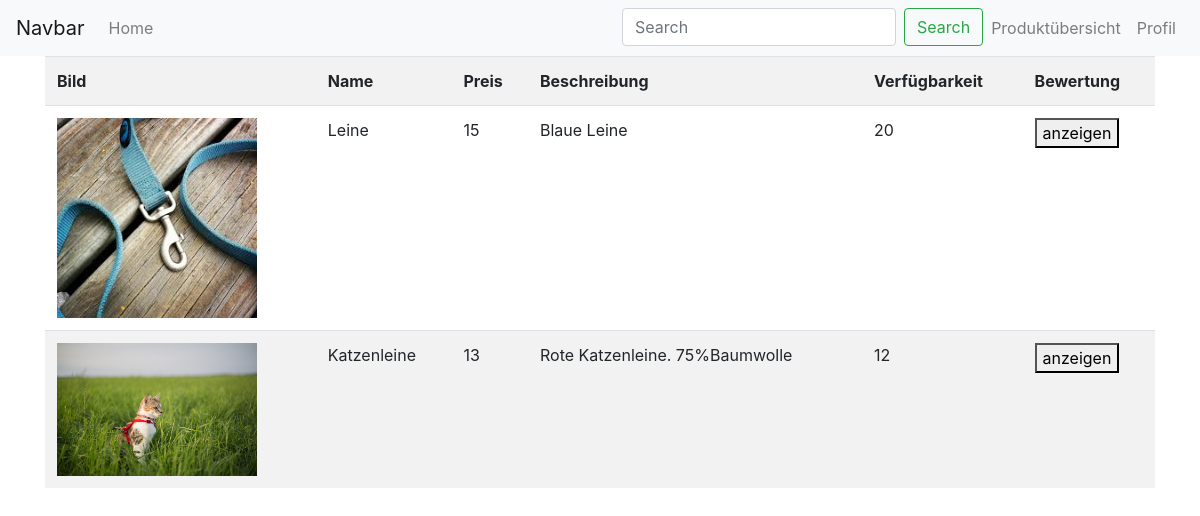
Screenshot of /produktübersichtHund.php with the database file from the repository.
### tables this page shows
CREATE TABLE `produkte` (
  `ID` int(11) NOT NULL,
  `Name` text NOT NULL,
  `Preis` int(11) NOT NULL,
  `Stueck` int(11) NOT NULL,
  `Bild` text NOT NULL,
  `Beschreibung` text NOT NULL
);

### produktübersichtHund.php (the view)
<?php include 'inc/head.php'?>
<?php include 'inc/nav.php'?>
<?php
include 'inc/config.php';
$query = 'SELECT * FROM produkte';
$result = mysqli_query($con, $query);
?>
<div class="container">
    <div class="row">
        <div class="col-12">
            <table class="table table-striped">
                <tr>
                    <th scope="col">Bild</th>
                    <th scope="col">Name</th>
                    <th scope="col">Preis</th>
                    <th scope="col">Beschreibung</th>
                    <th scope="col">Verfügbarkeit</th>
                    <th scope="col">Bewertung</th>
                </tr>
                <?php
                    while ($row = mysqli_fetch_assoc($result)) {
                        $id = $row['ID'];
                        $bild = $row['Bild'];
                        $articlename = $row['Name'];
                        $preis = $row['Preis'];
                        $beschreibung = $row['Beschreibung'];
                        $verfuegbarkeit = $row['Stueck'];
                ?>
                <tr>
                    <td><img src="<?php echo $bild ?>"width="200"></td>
                    <td><?php echo $articlename ?></td>
                    <td><?php echo $preis ?></td>
                    <td><?php echo $beschreibung ?></td>
                    <td><?php echo $verfuegbarkeit ?></td>
                    <td><form method="post" action="produktansicht.php?ID=<?php echo $id ?>"><button type="submit" name="showBtn">anzeigen</button></form></td>
                </tr>
                    <?php } ?>
            </table>
        </div>
    </div>
</div>
<?php include 'inc/bottom.php'?>

### rows the page displays
produkte: Bild (picture), Name "Leine", Preis "15", Beschreibung "Blaue Leine", Stueck "20"
produkte: Bild (picture), Name "Katzenleine", Preis "13", Beschreibung "Rote Katzenleine. 75%Baumwolle", Stueck "12"
